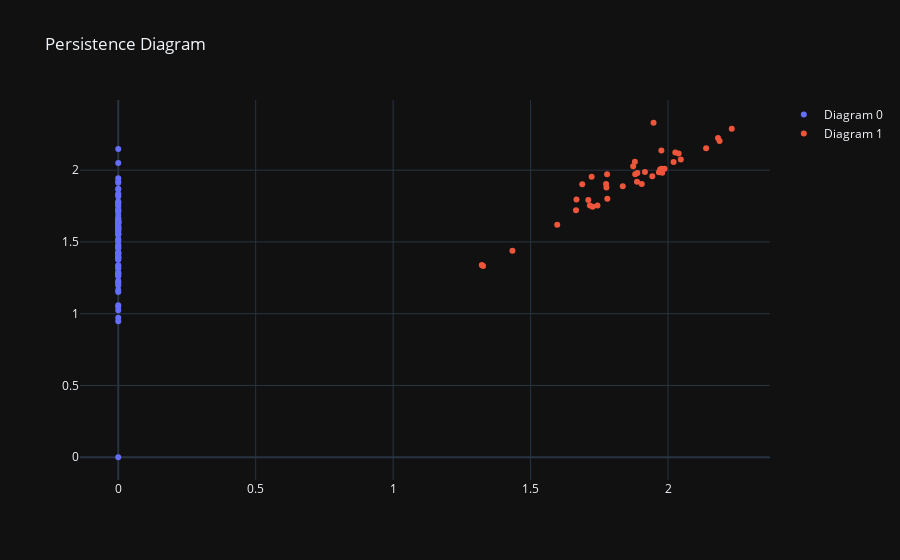

This figure's notebook cell:
### Code cell
import pandas as pd
import numpy as np
from sklearn.metrics import pairwise_distances
from ripser import ripser
import plotly.graph_objects as go
from src.clusterize_method import str_vector_to_list, perform_agglomerative_clustering_dendrogram
import os

home_path = os.getcwd()
initial_data_folder = 'initial data'
initial_data_path = os.path.join(home_path, initial_data_folder)
df = pd.read_excel(f'{initial_data_path}/terms_with_vectors.xlsx')
df = str_vector_to_list(df)
X = np.array(df["vector"].tolist())
distance_matrix = pairwise_distances(X)
result = ripser(distance_matrix)

diagrams = result['dgms']
fig = go.Figure()

for i, dgm in enumerate(diagrams):
    if len(dgm) > 0:
        x = [point[0] for point in dgm]
        y = [point[1] if np.isfinite(point[1]) else max(x) for point in dgm]
        fig.add_trace(go.Scatter(x=x, y=y, mode='markers', name=f'Diagram {i}'))

fig.update_layout(title='Persistence Diagram')
fig.show()

### Figure 1 — Plotly figure (JSON) as saved in the notebook; plotly's stock layout.template omitted (floating-point values rounded to 4 significant figures)
{"data": [{"mode": "markers", "name": "Diagram 0", "x": [0.0, 0.0, 0.0, 0.0, 0.0, 0.0, 0.0, 0.0, 0.0, 0.0, 0.0, 0.0, 0.0, 0.0, 0.0, 0.0, 0.0, 0.0, 0.0, 0.0, 0.0, 0.0, 0.0, 0.0, 0.0, 0.0, 0.0, 0.0, 0.0, 0.0, 0.0, 0.0, 0.0, 0.0, 0.0, 0.0, 0.0, 0.0, 0.0, 0.0, 0.0, 0.0, 0.0, 0.0, 0.0, 0.0, 0.0, 0.0, 0.0, 0.0, 0.0, 0.0, 0.0, 0.0, 0.0, 0.0, 0.0, 0.0, 0.0, 0.0, 0.0, 0.0, 0.0, 0.0, 0.0, 0.0, 0.0, 0.0, 0.0, 0.0, 0.0, 0.0, 0.0, 0.0, 0.0, 0.0, 0.0, 0.0, 0.0, 0.0, 0.0, 0.0, 0.0, 0.0, 0.0], "y": [0.9474, 0.9723, 1.025, 1.049, 1.058, 1.15, 1.166, 1.197, 1.21, 1.219, 1.229, 1.261, 1.269, 1.272, 1.278, 1.288, 1.289, 1.316, 1.32, 1.335, 1.337, 1.376, 1.379, 1.39, 1.393, 1.394, 1.395, 1.409, 1.418, 1.42, 1.425, 1.431, 1.456, 1.46, 1.466, 1.473, 1.483, 1.504, 1.514, 1.52, 1.55, 1.552, 1.556, 1.559, 1.573, 1.576, 1.584, 1.59, 1.595, 1.596, 1.604, 1.61, 1.612, 1.629, 1.63, 1.631, 1.638, 1.641, 1.642, 1.642, 1.65, 1.654, 1.665, 1.668, 1.69, 1.712, 1.714, 1.722, 1.727, 1.749, 1.756, 1.77, 1.776, 1.782, 1.816, 1.829, 1.835, 1.865, 1.871, 1.912, 1.922, 1.944, 2.05, 2.147, 0.0], "type": "scatter"}, {"mode": "markers", "name": "Diagram 1", "x": [2.232, 2.187, 2.182, 2.139, 2.047, 2.039, 2.027, 2.02, 1.987, 1.979, 1.977, 1.976, 1.971, 1.967, 1.947, 1.943, 1.916, 1.904, 1.888, 1.887, 1.881, 1.879, 1.873, 1.835, 1.779, 1.778, 1.776, 1.775, 1.743, 1.726, 1.722, 1.716, 1.71, 1.688, 1.667, 1.665, 1.597, 1.434, 1.327, 1.323], "y": [2.288, 2.204, 2.225, 2.152, 2.074, 2.116, 2.124, 2.057, 2.009, 1.982, 2.01, 2.136, 2.005, 1.985, 2.33, 1.958, 1.987, 1.904, 1.98, 1.92, 1.972, 2.058, 2.027, 1.889, 1.801, 1.972, 1.879, 1.904, 1.755, 1.744, 1.954, 1.755, 1.792, 1.902, 1.796, 1.721, 1.62, 1.438, 1.333, 1.339], "type": "scatter"}], "layout": {"title": {"text": "Persistence Diagram"}}}
